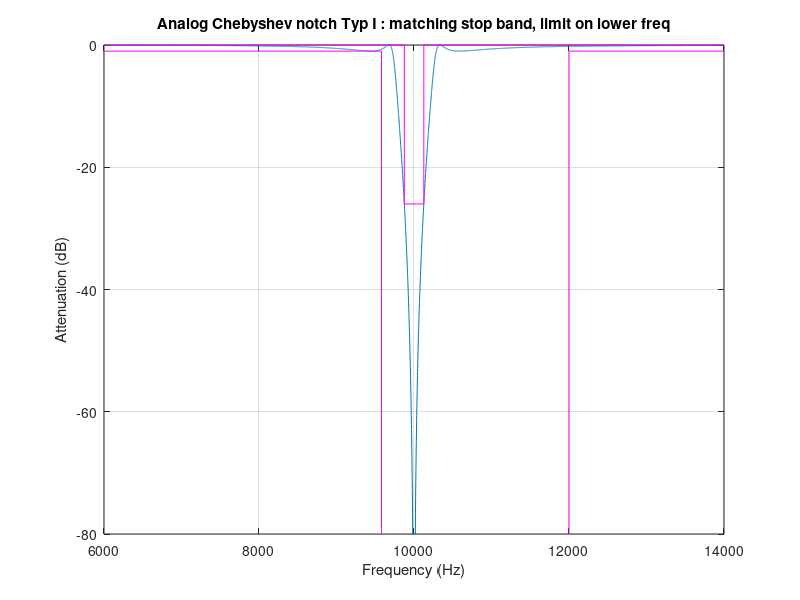

This chart was generated by the following MATLAB code: (Note: this script raises an error after producing the figure.)
## This is a quick and dirty test to see that all the compiled functions
## are loading and running.  In future all tests will be distributed to
## individual directories or even individual function files.  But we have
## to start somewhere...
LOADPATH = "main//:extra//:nonfree//:FIXES:";

## this test could be done without the graph
demo('cheb1ord');
disp('====================');
input('confirm that the filter n stays within the design boxes:');

oneplot
clf
t = linspace(0,1,100);
plot(t,cos(2*pi*t*1.4),'b',t,sin(2*pi*t*1.4),'g');
legend('cos','sin');
input('confirm that the legend says "cos" and "sin":');

disp('click on the graph to place "hello"');
gtext('hello');

disp('use left mouse to zoom the graph, right to unzoom, middle to exit');
gzoom
